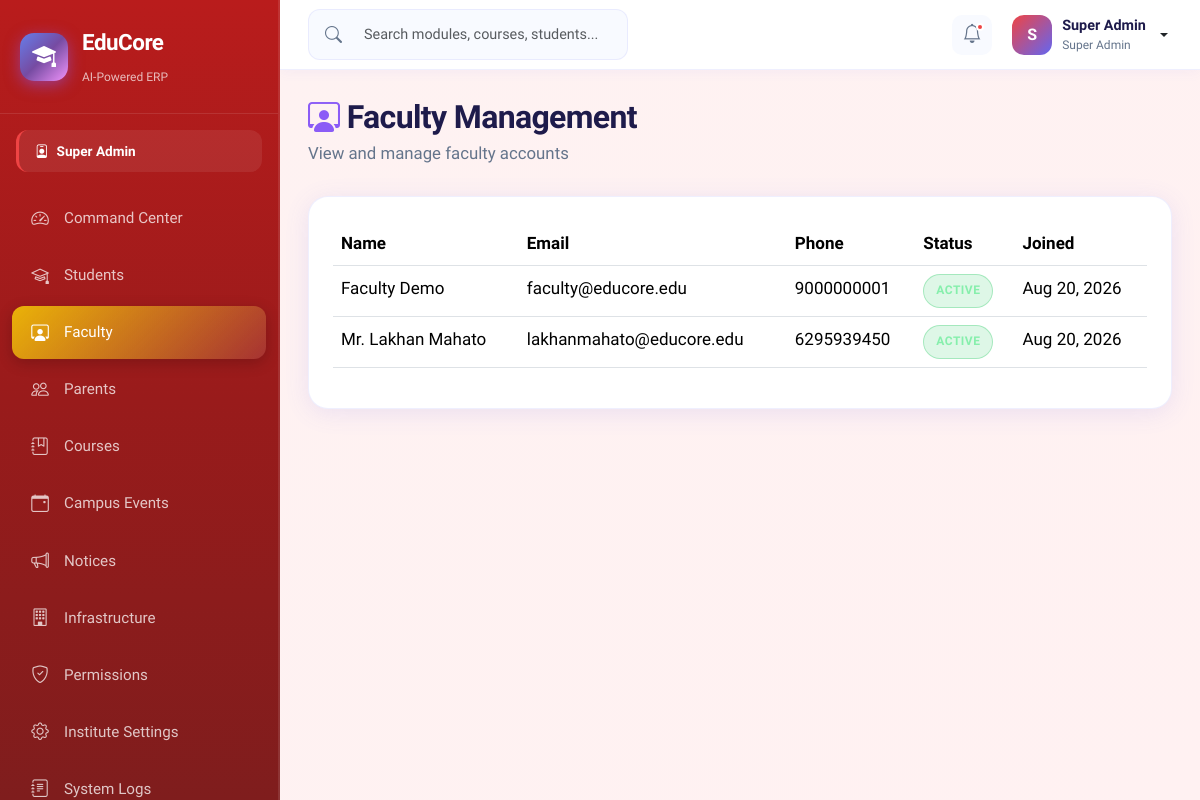
Before: /admin/userFaculty.php (signed in) with the older database file.
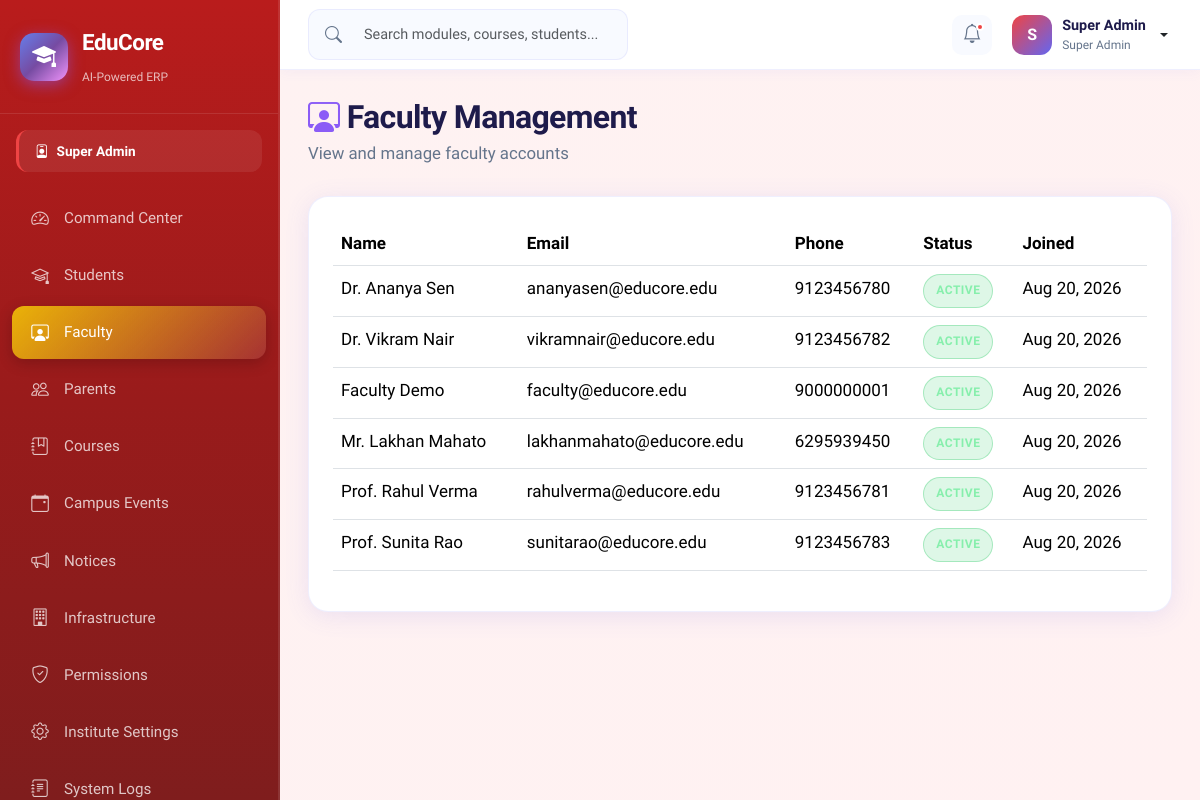
After: the same page with the newer database file.
### tables this page shows
CREATE TABLE IF NOT EXISTS users (
    id INT AUTO_INCREMENT PRIMARY KEY,
    full_name VARCHAR(120) NOT NULL,
    email VARCHAR(120) NOT NULL UNIQUE,
    password_hash VARCHAR(255) NOT NULL,
    phone VARCHAR(20),
    address TEXT,
    role ENUM('super_admin','faculty','student','parent','finance','librarian','tpo') NOT NULL DEFAULT 'student',
    parent_id INT DEFAULT NULL,
    photo VARCHAR(255) DEFAULT 'default.png',
    status ENUM('active','inactive','suspended') DEFAULT 'active',
    two_factor_secret VARCHAR(64) DEFAULT NULL,
    two_factor_enabled TINYINT(1) NOT NULL DEFAULT 0,
    reset_token_hash VARCHAR(255) DEFAULT NULL,
    reset_token_expires DATETIME DEFAULT NULL,
    created_at TIMESTAMP DEFAULT CURRENT_TIMESTAMP,
    FOREIGN KEY (parent_id) REFERENCES users(id) ON DELETE SET NULL
);

### includes/auth_check.php (called while the page is built, shortened)
<?php
function getCurrentUser(): ?array
{
    $db = getDB();
    $stmt = $db->prepare('SELECT id, full_name, email, role, photo FROM users WHERE id = ? AND status = "active"');
    $stmt->execute([$_SESSION['user_id']]);
    return $stmt->fetch() ?: null;
}
function getRoleLabel(string $role): string
{
    $labels = [
        'super_admin' => 'Super Admin',
        'faculty'     => 'Faculty',
        'student'     => 'Student',
        'parent'      => 'Parent',
        'finance'     => 'Finance Officer',
        'librarian'   => 'Librarian',
        'tpo'         => 'TPO',
    ];
    return $labels[$role] ?? ucfirst($role);
}
function getRoleColor(string $role): string
{
    $colors = [
        'super_admin' => '#ef4444',
        'faculty'     => '#8b5cf6',
        'student'     => '#06b6d4',
        'parent'      => '#10b981',
        'finance'     => '#f59e0b',
        'librarian'   => '#ec4899',
        'tpo'         => '#6366f1',
    ];
    return $colors[$role] ?? '#6366f1';
}

### admin/userFaculty.php (the view, shortened to what this page needs)
<?php
require_once __DIR__ . '/../includes/auth_check.php';
$pdo = getDbConnection();
$faculty = $pdo->query("SELECT id, full_name, email, phone, status, created_at FROM users WHERE role = 'faculty' ORDER BY full_name")->fetchAll();
include __DIR__ . '/../includes/header.php';
?>
<div class="page-header fade-in"><h1><i class="bi bi-person-workspace" style="color:#8b5cf6"></i> Faculty Management</h1><p>View and manage faculty accounts</p></div>
<div class="content-card fade-in">
<table class="table table-hover">
<thead><tr><th>Name</th><th>Email</th><th>Phone</th><th>Status</th><th>Joined</th></tr></thead>
<tbody>
<?php foreach ($faculty as $f): ?>
<tr>
<td><?= htmlspecialchars($f['full_name']) ?></td>
<td><?= htmlspecialchars($f['email']) ?></td>
<td><?= htmlspecialchars($f['phone'] ?? '—') ?></td>
<td><span class="status-badge status-<?= $f['status'] === 'active' ? 'active' : 'inactive' ?>"><?= htmlspecialchars($f['status']) ?></span></td>
<td><?= date('M j, Y', strtotime($f['created_at'])) ?></td>
</tr>
<?php endforeach; ?>
</tbody>
</table>
</div>
<?php include __DIR__ . '/../includes/footer.php';

### includes/sidebar.php (shortened to what this page needs)
<?php
$role = $user['role'] ?? 'student';
$navItems = [];
switch ($role) {
    case 'super_admin':
        $navItems = [
            ['icon' => 'bi-speedometer2', 'label' => 'Command Center', 'href' => 'dashboard.php', 'color' => '#ef4444'],
            ['icon' => 'bi-mortarboard', 'label' => 'Students', 'href' => 'userStudent.php', 'color' => '#f97316'],
            ['icon' => 'bi-person-workspace', 'label' => 'Faculty', 'href' => 'userFaculty.php', 'color' => '#eab308'],
            ['icon' => 'bi-people', 'label' => 'Parents', 'href' => 'userParents.php', 'color' => '#84cc16'],
            ['icon' => 'bi-journal-bookmark', 'label' => 'Courses', 'href' => 'academicCourses.php', 'color' => '#22c55e'],
            ['icon' => 'bi-calendar-event', 'label' => 'Campus Events', 'href' => 'events.php', 'color' => '#06b6d4'],
            ['icon' => 'bi-megaphone', 'label' => 'Notices', 'href' => 'notices.php', 'color' => '#3b82f6'],
            ['icon' => 'bi-building', 'label' => 'Infrastructure', 'href' => 'infrastructure.php', 'color' => '#6366f1'],
            ['icon' => 'bi-shield-check', 'label' => 'Permissions', 'href' => 'permissions.php', 'color' => '#8b5cf6'],
            ['icon' => 'bi-gear', 'label' => 'Institute Settings', 'href' => 'instituteSettings.php', 'color' => '#a855f7'],
            ['icon' => 'bi-journal-text', 'label' => 'System Logs', 'href' => 'logs.php', 'color' => '#ec4899'],
        ];
        break;
}
$currentPage = basename($_SERVER['PHP_SELF']);
?>
<aside class="sidebar" id="sidebar">
    <div class="sidebar-brand">
        <div class="brand-icon">
            <i class="bi bi-mortarboard-fill"></i>
        </div>
        <div class="brand-text">
            <span class="brand-name">EduCore</span>
            <span class="brand-tagline">AI-Powered ERP</span>
        </div>
    </div>
    <div class="sidebar-role-badge" style="--role-color: <?= getRoleColor($role) ?>">
        <i class="bi bi-person-badge"></i>
        <?= getRoleLabel($role) ?>
    </div>
    <nav class="sidebar-nav">
        <?php foreach ($navItems as $item): ?>
        <a href="<?= $item['href'] ?>" class="nav-item <?= $currentPage === $item['href'] ? 'active' : '' ?>"
           style="--item-color: <?= $item['color'] ?>">
            <i class="bi <?= $item['icon'] ?>"></i>
            <span><?= $item['label'] ?></span>
        </a>
        <?php endforeach; ?>
    </nav>
</aside>

Changed rows visible on the page:
now on this page (row edited): users: full_name "Dr. Ananya Sen", email "ananyasen@educore.edu", phone "9123456780", status "ACTIVE", created_at "Aug 20, 2026"
now on this page (row edited): users: full_name "Dr. Vikram Nair", email "vikramnair@educore.edu", phone "9123456782", status "ACTIVE", created_at "Aug 20, 2026"
now on this page (row edited): users: full_name "Prof. Rahul Verma", email "rahulverma@educore.edu", phone "9123456781", status "ACTIVE", created_at "Aug 20, 2026"
now on this page (row edited): users: full_name "Prof. Sunita Rao", email "sunitarao@educore.edu", phone "9123456783", status "ACTIVE", created_at "Aug 20, 2026"
